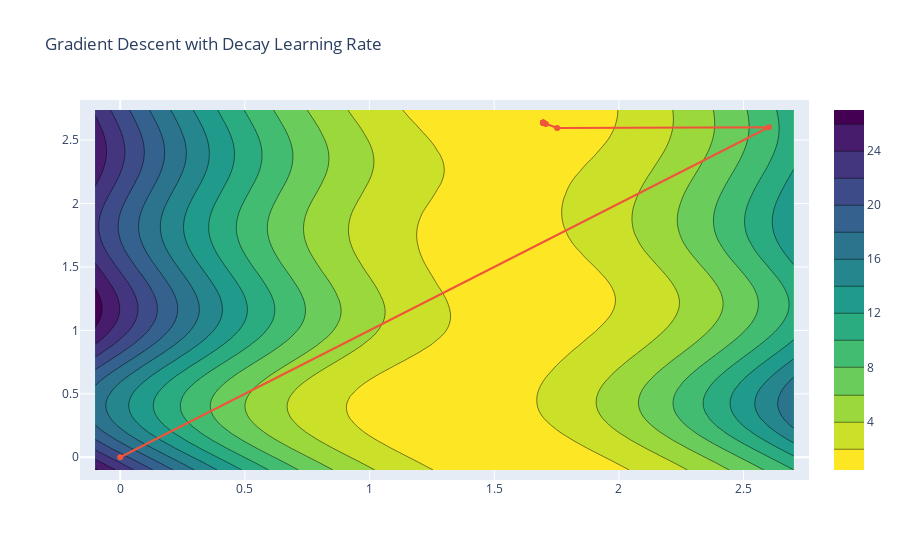

Notebook cell for this chart:
### Code cell
contour_plot('Gradient Descent with Decay Learning Rate', thetas_decay, average_squared_loss, sin_model, x, y)
